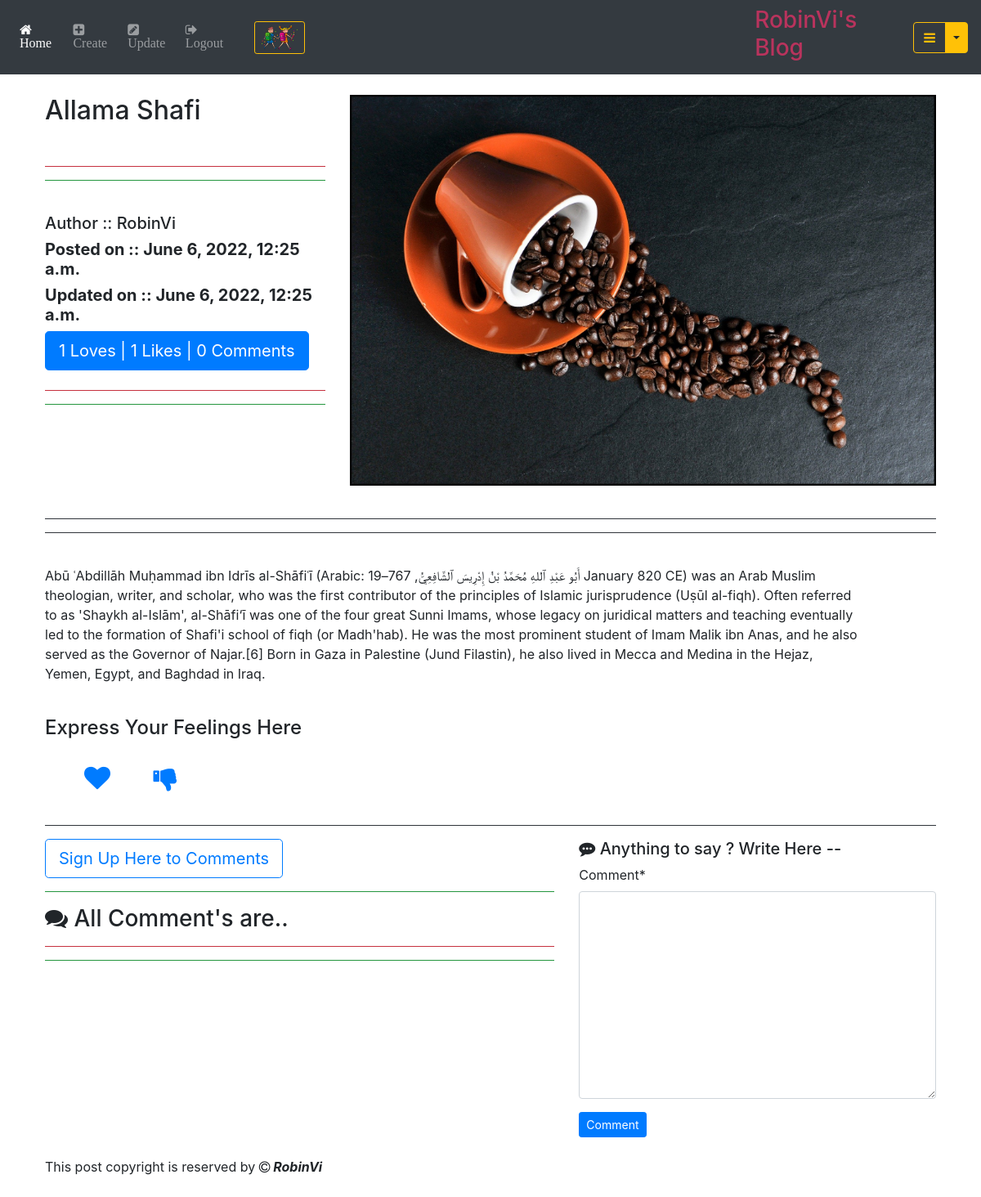
Page /blog/details/3/ (signed in) on the committed database.
### login/models.py (models this page shows, shortened)
class UserProfile(models.Model):
    user = models.OneToOneField(User,related_name ='user_profile', on_delete = models.CASCADE)
    profile_pic = models.ImageField(upload_to='profile_pics')
    about_me = models.CharField(max_length=256,default='Hello buddy Welcome . Thanks for visiting my profile . Please send mail to conact me.')

### blog/models.py (models this page shows, shortened)
class Blog(models.Model):
    author = models.ForeignKey(User, on_delete = models.CASCADE,related_name='blog_author')
    blog_title = models.CharField(max_length =256, verbose_name= 'Title of the Blog')
    slug = models.SlugField(max_length =256,unique = True)
    blog_content = models.TextField(verbose_name='Your Story Here..')
    blog_pic = models.ImageField(upload_to='blog_images')
    category = models.CharField(max_length=20,choices=Category_Choices,default='general')
    publish_date = models.DateTimeField(auto_now_add=True)
    update_time = models.DateTimeField(auto_now=True)
    class Meta:
        ordering = ['-publish_date']

### blog/views.py (the view, shortened to what this page needs)
# urls.py: path('details/<pk>/',views.blog_details , name = 'details'),
def blog_details(request,pk):
    blog = Blog.objects.get(pk=pk)
    comment_form=CommentForm()
    if request.user.is_authenticated:
        already_liked = Like.objects.filter(blog=blog, user=request.user)
        if already_liked:
            liked = True
        else:
            liked = False
    else:
        return render(request,'blog/blog_details.html',
        context={'blog':blog})
    return render(request,'blog/blog_details.html',
    context={'blog':blog,'comment_form':comment_form,'liked':liked})

### blog/forms.py
class CommentForm(forms.ModelForm):
    class Meta:
        model = Comment
        fields = ('comment',)

### templates/blog/blog_details.html (shortened to what this page needs)
{% extends 'base.html' %}
{% load crispy_forms_tags %}
{% block content_block %}
<div class="row">
  <div class="col-sm-4">
    <h2>  {{blog.blog_title}}</h2>
    <br>
    <hr class="<progress-bar bg-danger " max="100"></hr>
    <hr class="<progress-bar bg-success " max="100"></hr>
    <br>
      <h5> Author :: {{blog.author}}</h5>
      <h5><b>Posted on :: {{blog.publish_date}}</b></h5>
    <h5><b>Updated on :: {{blog.update_time}}</b></h5>
    <h6 class="btn btn-primary btn-lg">{{blog.blog_loved.count}} Loves | {{blog.blog_liked.count}} Likes | {{blog.blog_comment.count}} Comments</h6>
<hr class="<progress-bar bg-danger " max="100"></hr>
  <hr class="<progress-bar bg-success " max="100"></hr>
  </div>
  <div class="col-sm-8">
    <img src="/media/{{ blog.blog_pic }}"  alt="blog Image" width="100%">
  </div>
</div>
<br>
<hr class="<progress-bar bg-dark " max="100"></hr>
  <hr class="<progress-bar bg-dark " max="100"></hr>
<br>
<div class="row">
  <div class="col-sm-11">
    {{blog.blog_content|linebreaks}}
  </div>
  <div class="col-sm-1">
  </div>
</div>
<br>
{% if user.is_authenticated %}
<h4>Express Your Feelings Here</h4>
<br>
<div class="row">
  {% if not liked %}
  <div class="col-10 mb-4 ">
      <a href="{% url 'blog:blog_loved' pk=blog.pk %}" >
          <i class="fa fa-heart fa-2x ml-4 pl-4" aria-hidden="true"> </i>
        </a>
        <a href="{% url 'blog:blog_liked' pk=blog.pk %}" >
            <i class="fa fa-thumbs-up fa-2x ml-4 pl-4" aria-hidden="true"> </i>
          </a>
  </div>
{% else %}
    <div class="col-10 mb-4">
      <a href="{% url 'blog:blog_loved' pk=blog.pk %}" >
          <i class="fa fa-heart fa-2x ml-4 pl-4" aria-hidden="true"> </i>
        </a>
      <a href="{% url 'blog:blog_unliked' pk=blog.pk %}">
        <i class="fa fa-thumbs-down fa-2x ml-4 pl-4" aria-hidden="true">   </i>
      </a>
    </div>
{% endif %}
</div>
{% endif %}
<hr class="<progress-bar bg-dark " max="100"></hr>
<div class="row">
  <div class="col-sm-7">
    <a class="btn btn-outline-primary btn-lg mr-4" href="{% url 'login:signup' %}">Sign Up Here to Comments</a>
      <hr class="<progress-bar bg-success " max="100"></hr>
    <h3><i class="fa fa-comments" aria-hidden="true"></i>
      All Comment's are..</h3>
    <hr class="<progress-bar bg-danger " max="100"></hr>
      <hr class="<progress-bar bg-success " max="100"></hr>
  </div>
{% if user.is_authenticated %}
  <div class="col-sm-5">
    <h5><i class="fa fa-commenting" aria-hidden="true"></i>
      Anything to say ? Write Here --
    </h5>
    <form  method="post">
      {{comment_form|crispy}}
      <button type="submit" class="btn btn-primary btn-sm"> Comment</button>
    </form>
  </div>
{% endif %}
</div>
<footer class="footer ml-6 mt-4">This post copyright is reserved by <b><em><i class="fa fa-copyright" aria-hidden="true"></i> {{blog.author}}</em></b></footer>
{% endblock %}

### templates/base.html (shortened to what this page needs)
<!DOCTYPE html>
<html lang="en" dir="ltr">
  <head>
<link rel="stylesheet" href="https://maxcdn.bootstrapcdn.com/bootstrap/4.4.1/css/bootstrap.min.css">
<link rel="stylesheet" href="https://maxcdn.bootstrapcdn.com/font-awesome/4.7.0/css/font-awesome.min.css" >
  </head>
  <body>
    <nav class=" navbar navbar-expand-sm bg-dark navbar-dark">
      <ul class="navbar-nav">
        <li class="nav-item active">
          <a class="nav-link" href="{% url 'index' %}">
          <i class="fa fa-home" aria-hidden="true"> Home </i></a>
        </li>
        {% if user.is_authenticated %}
        <li class="nav-item ">
          <a class="nav-link" href="{% url 'blog:blog_create' %}">
            <i class="fa fa-plus-square" aria-hidden="true"> Create</i></a>
        </li>
        <li class="nav-item ">
          <a class="nav-link" href="{% url 'blog:my_blogs' %}">
            <i class="fa fa-pencil-square" aria-hidden="true"> Update</i></a>
        </li>
        <li class="nav-item ">
          <a class="nav-link" href="{% url 'login:logout' %}">
          <i class="fa fa-sign-out" aria-hidden="true"> Logout</i></a>
        </li>
      </ul>
  {% if user.user_profile %}
      <div class="nav-user-pic">
        <a  class="nav-user-pic-link" href="{% url 'login:profile' %}">
          <img style="margin-left:20px; max-width:70px;max-height:40px;" src="/media/{{ user.user_profile.profile_pic }}" alt="Profile_pic" class="btn btn-outline-warning btn-sm  float-right"></a>
      </div>
      {% else %}
      <div class="nav-user-pic">
        <a  class="nav-user-pic-link" href="{% url 'login:profile' %}">
          <img style="margin-left:20px; max-width:70px;max-height:40px;" src="/media/profile_pics/myavatar.png"  alt="Profile_pic" class="rounded float-right"></a>
      </div>
      {% endif %}
      <div class="nav-user-info" style="margin-left:550px;">
        <a class="nav-user-info-link" style="color:rgba(219, 50, 100, 0.8);" href="{% url 'index' %}">
            <h3 >{{user.username}}'s Blog</h3></a>
      </div>
      <div class="btn-group">
        <button type="button" class="btn btn-outline-warning ml-4"><i class="fa fa-bars" aria-hidden="true"></i></button>
        <button type="button" class="btn btn-warning dropdown-toggle dropdown-toggle-split" data-toggle="dropdown" aria-haspopup="true" aria-expanded="false">
        </button>
      {% endif %}
    </nav>
    <div class="container" style="padding:25px">
      {% block content_block %}
     {% endblock %}
    </div>
  </body>
</html>

### rows in the picture
Blog: blog_title "Allama Shafi", author "RobinVi", publish_date "June 6, 2022, 12:25 a.m.", update_time "June 6, 2022, 12:25 a.m.", blog_loved.count "1", blog_liked.count "1", blog_comment.count "0", blog_pic (picture), blog_content "Abū ʿAbdillāh Muḥammad ibn Idrīs al-Shāfiʿī (Arabic: أَبُو عَبْدِ ٱللهِ مُحَمَّدُ بْنُ إِدْرِيسَ ٱلشَّافِعِيُّ, 767–19 January 820 CE) was an Arab Muslim theologian, writer, and scholar, who was the first contributor of the principles of Islamic jurisprudence (Uṣūl al-fiqh). Often referred to as 'Shaykh al-Islām', al-Shāfi‘ī was one of the four great Sunni Imams, whose legacy on juridical matters and teaching eventually led to the formation of Shafi'i school of fiqh (or Madh'hab). He was the most prominent student of Imam Malik ibn Anas, and he also served as the Governor of Najar.[6] Born in Gaza in Palestine (Jund Filastin), he also lived in Mecca and Medina in the Hejaz, Yemen, Egypt,…"

### other values in the picture
{{ user.username }} "RobinVi"
